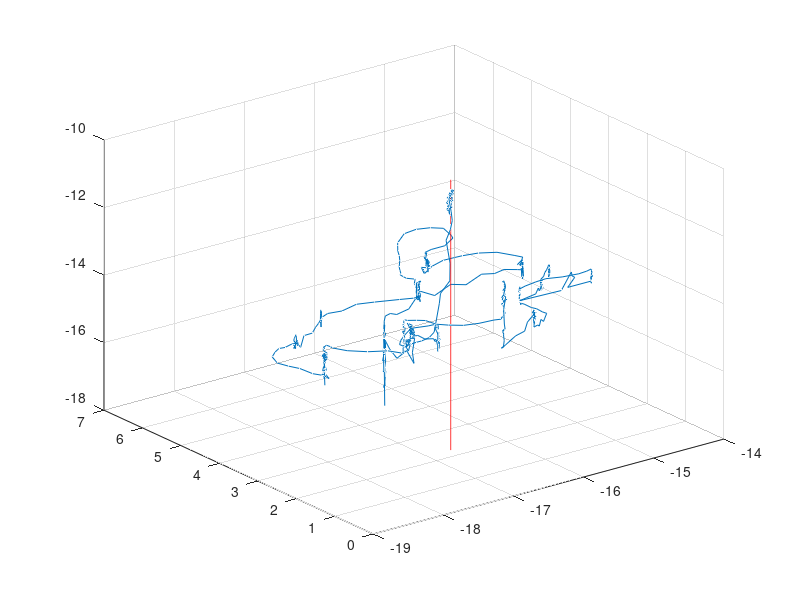
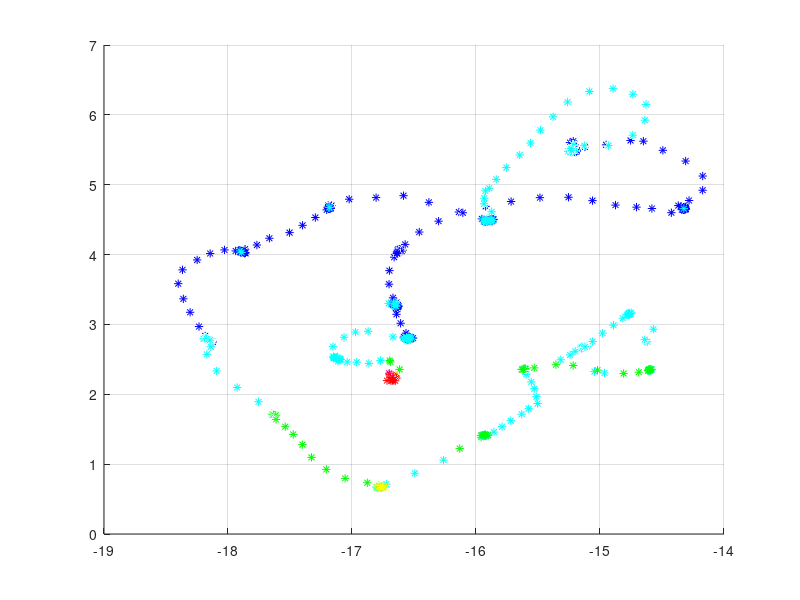

These figures' MATLAB source, in order:
load TEST_DATA_11_3_12

inverted_data = 1./sensor2;
normalized_data = inverted_data - min(inverted_data);
log_data = log(normalized_data);




figure;plot3(xpos,ypos,log_data)
grid on
hold on
plot3(xpos(length(xpos))*ones(1,801),ypos(length(ypos))*ones(1,801),[-18:.01:-10],'r')

figure;
hold on;
for i = 1:length(log_data)
    if log_data(i) > -11
        color = 'r';
    elseif log_data(i) > -12
            color = 'm';
    elseif log_data(i) > -13
        color = 'y';
    elseif log_data(i) > -14
        color = 'g';
    elseif log_data(i) > -15
        color = 'c';          
    elseif log_data(i) > -16
        color = 'b';                              
    else
        color = 'k';   
    end
    plot3(xpos(i),ypos(i),log_data(i),'*','Color',color);
    
end
grid on;
